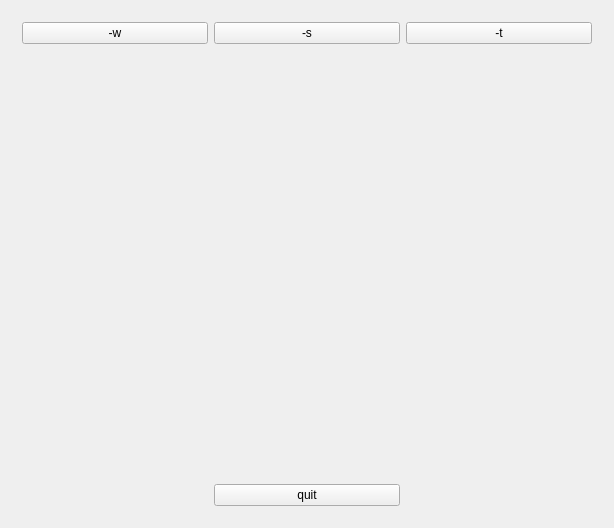
<?xml version="1.0" encoding="UTF-8"?>
<ui version="4.0">
 <class>MainWindow</class>
 <widget class="QMainWindow" name="MainWindow">
  <property name="geometry">
   <rect>
    <x>0</x>
    <y>0</y>
    <width>614</width>
    <height>528</height>
   </rect>
  </property>
  <property name="windowTitle">
   <string>MainWindow</string>
  </property>
  <widget class="QWidget" name="centralWidget">
   <property name="enabled">
    <bool>true</bool>
   </property>
   <layout class="QGridLayout" name="gridLayout" rowstretch="0">
    <item row="0" column="0">
     <widget class="QStackedWidget" name="stackedWidget">
      <property name="currentIndex">
       <number>0</number>
      </property>
      <widget class="QWidget" name="startpage">
       <layout class="QGridLayout" name="gridLayout_3">
        <item row="0" column="1">
         <layout class="QVBoxLayout" name="verticalLayout_5">
          <item>
           <widget class="QPushButton" name="scoreButton">
            <property name="cursor">
             <cursorShape>PointingHandCursor</cursorShape>
            </property>
            <property name="text">
             <string>-s</string>
            </property>
           </widget>
          </item>
          <item>
           <spacer name="verticalSpacer_2">
            <property name="orientation">
             <enum>Qt::Vertical</enum>
            </property>
            <property name="sizeHint" stdset="0">
             <size>
              <width>20</width>
              <height>40</height>
             </size>
            </property>
           </spacer>
          </item>
         </layout>
        </item>
        <item row="0" column="2">
         <layout class="QVBoxLayout" name="verticalLayout_4">
          <item>
           <widget class="QPushButton" name="timeButton">
            <property name="cursor">
             <cursorShape>PointingHandCursor</cursorShape>
            </property>
            <property name="text">
             <string>-t</string>
            </property>
           </widget>
          </item>
          <item>
           <spacer name="verticalSpacer_3">
            <property name="orientation">
             <enum>Qt::Vertical</enum>
            </property>
            <property name="sizeHint" stdset="0">
             <size>
              <width>20</width>
              <height>40</height>
             </size>
            </property>
           </spacer>
          </item>
         </layout>
        </item>
        <item row="0" column="0">
         <layout class="QVBoxLayout" name="verticalLayout_6">
          <item>
           <widget class="QPushButton" name="winButton">
            <property name="cursor">
             <cursorShape>PointingHandCursor</cursorShape>
            </property>
            <property name="text">
             <string>-w</string>
            </property>
           </widget>
          </item>
          <item>
           <spacer name="verticalSpacer">
            <property name="orientation">
             <enum>Qt::Vertical</enum>
            </property>
            <property name="sizeHint" stdset="0">
             <size>
              <width>20</width>
              <height>40</height>
             </size>
            </property>
           </spacer>
          </item>
         </layout>
        </item>
        <item row="1" column="1">
         <widget class="QPushButton" name="quitButton">
          <property name="cursor">
           <cursorShape>PointingHandCursor</cursorShape>
          </property>
          <property name="text">
           <string>quit</string>
          </property>
         </widget>
        </item>
       </layout>
      </widget>
      <widget class="QWidget" name="inputpage">
       <layout class="QGridLayout" name="gridLayout_2" rowstretch="0,0,0" columnstretch="0" rowminimumheight="0,0,0">
        <item row="2" column="0">
         <layout class="QHBoxLayout" name="horizontalLayout_2" stretch="2,3,2">
          <item>
           <spacer name="horizontalSpacer">
            <property name="orientation">
             <enum>Qt::Horizontal</enum>
            </property>
            <property name="sizeHint" stdset="0">
             <size>
              <width>0</width>
              <height>0</height>
             </size>
            </property>
           </spacer>
          </item>
          <item>
           <widget class="QPushButton" name="playButton">
            <property name="cursor">
             <cursorShape>PointingHandCursor</cursorShape>
            </property>
            <property name="acceptDrops">
             <bool>false</bool>
            </property>
            <property name="styleSheet">
             <string notr="true">background-color: rgb(170, 0, 0);
color: rgb(255, 255, 255);</string>
            </property>
            <property name="text">
             <string>PLAY</string>
            </property>
           </widget>
          </item>
          <item>
           <spacer name="horizontalSpacer_2">
            <property name="orientation">
             <enum>Qt::Horizontal</enum>
            </property>
            <property name="sizeHint" stdset="0">
             <size>
              <width>0</width>
              <height>0</height>
             </size>
            </property>
           </spacer>
          </item>
         </layout>
        </item>
        <item row="1" column="0">
         <layout class="QHBoxLayout" name="horizontalLayout">
          <item>
           <spacer name="horizontalSpacer_4">
            <property name="orientation">
             <enum>Qt::Horizontal</enum>
            </property>
            <property name="sizeHint" stdset="0">
             <size>
              <width>40</width>
              <height>20</height>
             </size>
            </property>
           </spacer>
          </item>
          <item>
           <widget class="QLabel" name="label">
            <property name="text">
             <string>Choose the size of game desk: </string>
            </property>
            <property name="alignment">
             <set>Qt::AlignRight|Qt::AlignTrailing|Qt::AlignVCenter</set>
            </property>
           </widget>
          </item>
          <item>
           <widget class="QSpinBox" name="spinBox"/>
          </item>
          <item>
           <spacer name="horizontalSpacer_3">
            <property name="orientation">
             <enum>Qt::Horizontal</enum>
            </property>
            <property name="sizeHint" stdset="0">
             <size>
              <width>40</width>
              <height>20</height>
             </size>
            </property>
           </spacer>
          </item>
         </layout>
        </item>
       </layout>
      </widget>
      <widget class="QWidget" name="timeInputpage">
       <layout class="QGridLayout" name="gridLayout_5">
        <item row="6" column="0">
         <layout class="QHBoxLayout" name="horizontalLayout_4" stretch="2,3,2">
          <item>
           <spacer name="horizontalSpacer_6">
            <property name="orientation">
             <enum>Qt::Horizontal</enum>
            </property>
           </spacer>
          </item>
          <item>
           <widget class="QPushButton" name="playButton2">
            <property name="cursor">
             <cursorShape>PointingHandCursor</cursorShape>
            </property>
            <property name="styleSheet">
             <string notr="true">background-color: rgb(170, 0, 0);
color: rgb(255, 255, 255);</string>
            </property>
            <property name="text">
             <string>PLAY</string>
            </property>
           </widget>
          </item>
          <item>
           <spacer name="horizontalSpacer_5">
            <property name="orientation">
             <enum>Qt::Horizontal</enum>
            </property>
            <property name="sizeHint" stdset="0">
             <size>
              <width>0</width>
              <height>0</height>
             </size>
            </property>
           </spacer>
          </item>
         </layout>
        </item>
        <item row="4" column="0">
         <widget class="QLabel" name="label_3">
          <property name="text">
           <string>How many minutes you want to play?</string>
          </property>
         </widget>
        </item>
        <item row="2" column="0">
         <widget class="QLabel" name="label_2">
          <property name="text">
           <string>Choose the size of game desk: </string>
          </property>
         </widget>
        </item>
        <item row="3" column="0">
         <widget class="QSpinBox" name="spinBox_3"/>
        </item>
        <item row="5" column="0">
         <widget class="QSpinBox" name="spinBox_2"/>
        </item>
        <item row="7" column="0">
         <spacer name="verticalSpacer_4">
          <property name="orientation">
           <enum>Qt::Vertical</enum>
          </property>
          <property name="sizeHint" stdset="0">
           <size>
            <width>20</width>
            <height>40</height>
           </size>
          </property>
         </spacer>
        </item>
       </layout>
      </widget>
      <widget class="QWidget" name="gamepage">
       <layout class="QGridLayout" name="gridLayout_4">
        <item row="0" column="0">
         <layout class="QVBoxLayout" name="verticalLayout">
          <item>
           <widget class="QTableView" name="gameBoard"/>
          </item>
         </layout>
        </item>
       </layout>
      </widget>
     </widget>
    </item>
   </layout>
  </widget>
 </widget>
 <layoutdefault spacing="6" margin="11"/>
 <resources/>
 <connections/>
</ui>
